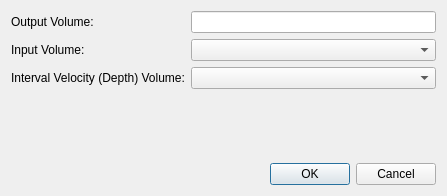
<?xml version="1.0" encoding="UTF-8"?>
<ui version="4.0">
 <class>VolumeTDConversionDialog</class>
 <widget class="QDialog" name="VolumeTDConversionDialog">
  <property name="geometry">
   <rect>
    <x>0</x>
    <y>0</y>
    <width>447</width>
    <height>196</height>
   </rect>
  </property>
  <property name="windowTitle">
   <string>Volume Time Depth Conversion</string>
  </property>
  <layout class="QVBoxLayout" name="verticalLayout">
   <item>
    <layout class="QGridLayout" name="gridLayout">
     <item row="2" column="0">
      <widget class="QLabel" name="label_5">
       <property name="text">
        <string>Input Volume:</string>
       </property>
      </widget>
     </item>
     <item row="3" column="0">
      <widget class="QLabel" name="label_6">
       <property name="text">
        <string>Interval Velocity (Depth) Volume:</string>
       </property>
      </widget>
     </item>
     <item row="0" column="0">
      <widget class="QLabel" name="label_2">
       <property name="text">
        <string>Output Volume:</string>
       </property>
      </widget>
     </item>
     <item row="2" column="2">
      <widget class="QComboBox" name="cbInput">
       <property name="minimumSize">
        <size>
         <width>200</width>
         <height>0</height>
        </size>
       </property>
      </widget>
     </item>
     <item row="3" column="2">
      <widget class="QComboBox" name="cbVelocity">
       <property name="enabled">
        <bool>true</bool>
       </property>
      </widget>
     </item>
     <item row="0" column="2">
      <widget class="QLineEdit" name="leOutput"/>
     </item>
    </layout>
   </item>
   <item>
    <spacer name="verticalSpacer">
     <property name="orientation">
      <enum>Qt::Vertical</enum>
     </property>
     <property name="sizeHint" stdset="0">
      <size>
       <width>20</width>
       <height>40</height>
      </size>
     </property>
    </spacer>
   </item>
   <item>
    <widget class="QDialogButtonBox" name="buttonBox">
     <property name="orientation">
      <enum>Qt::Horizontal</enum>
     </property>
     <property name="standardButtons">
      <set>QDialogButtonBox::Cancel|QDialogButtonBox::Ok</set>
     </property>
    </widget>
   </item>
  </layout>
 </widget>
 <resources/>
 <connections>
  <connection>
   <sender>buttonBox</sender>
   <signal>accepted()</signal>
   <receiver>VolumeTDConversionDialog</receiver>
   <slot>accept()</slot>
   <hints>
    <hint type="sourcelabel">
     <x>248</x>
     <y>254</y>
    </hint>
    <hint type="destinationlabel">
     <x>157</x>
     <y>274</y>
    </hint>
   </hints>
  </connection>
  <connection>
   <sender>buttonBox</sender>
   <signal>rejected()</signal>
   <receiver>VolumeTDConversionDialog</receiver>
   <slot>reject()</slot>
   <hints>
    <hint type="sourcelabel">
     <x>316</x>
     <y>260</y>
    </hint>
    <hint type="destinationlabel">
     <x>286</x>
     <y>274</y>
    </hint>
   </hints>
  </connection>
 </connections>
</ui>
